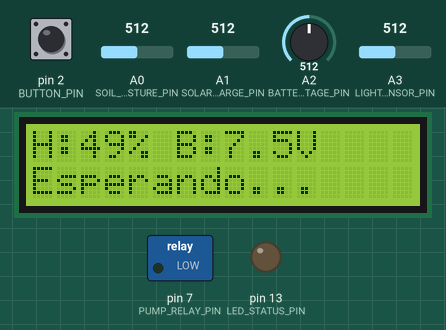
This sketch was run on a simulated Arduino Uno, built with avr-gcc and run on an emulated ATmega328P. On the bench: 16×2 character LCD, switched loads named in the sketch (green lamp = pin HIGH), output pins drawn as LEDs (lit = HIGH). The test bench sets the inputs (shaded band); at power-on: A2 (BATTERY_VOLTAGE_PIN) = 512, A0 (SOIL_MOISTURE_PIN) = 512, pin 2 (BUTTON_PIN) HIGH, A1 (SOLAR_CHARGE_PIN) = 512, A3 (LIGHT_SENSOR_PIN) = 512. What the sketch prints to the serial monitor is not drawn.

Above: at 2.9 s.
3.0 s: A2 (BATTERY_VOLTAGE_PIN) set to 487
At 5.4 s:
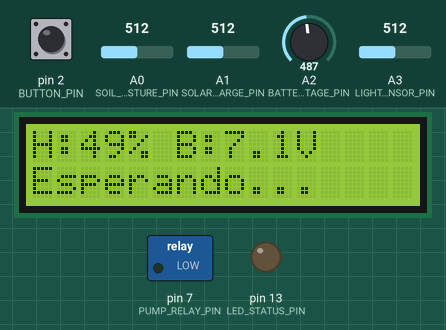
5.9 s: A2 (BATTERY_VOLTAGE_PIN) set to 467
At 7.7 s:
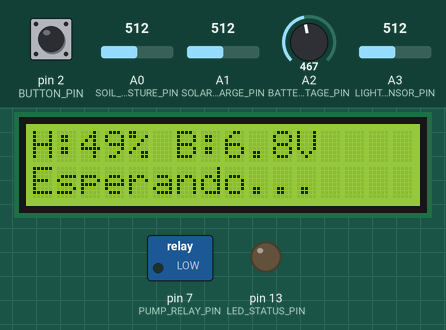
8.0 s: A0 (SOIL_MOISTURE_PIN) set to 716
At 9.6 s:
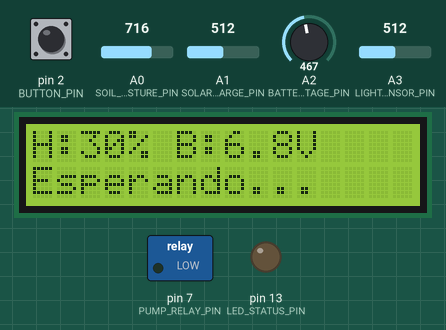
10.0 s: A0 (SOIL_MOISTURE_PIN) set to 992
At 11.3 s:
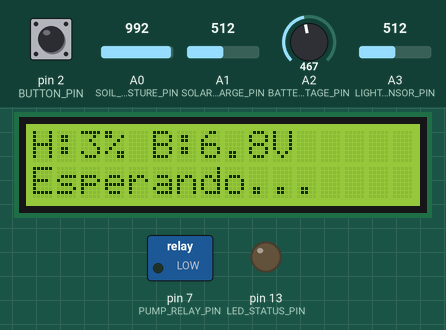
12.0 s: A2 (BATTERY_VOLTAGE_PIN) set to 306
At 13.7 s:
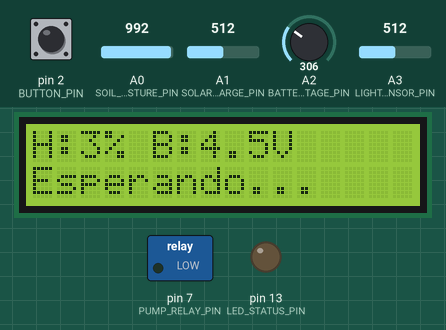
14.1 s: A0 (SOIL_MOISTURE_PIN) set to 306
At 15.5 s:
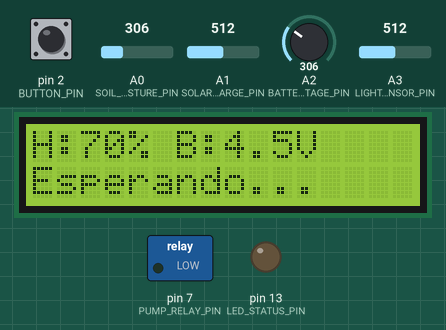
Timing chart, 0 to 17.1 s (numbered marks = the images above; inputs shaded):
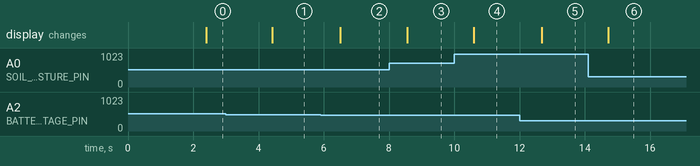

Measured:
- after the input at 3.0 s, the display: changes after 1.4 s (image 1)
- after the input at 5.9 s, the display: changes after 0.61 s (image 2)
- after the input at 8.0 s, the display: changes after 0.55 s (image 3)
- after the input at 10.0 s, the display: changes after 0.59 s (image 4)
- after the input at 12.0 s, the display: changes after 0.68 s (image 5)
- after the input at 14.1 s, the display: changes after 0.62 s (image 6)

The sketch:

arduino_irrigation.ino
```cpp
/*
 * Sistema de Riego Inteligente con Arduino
 * Alimentado con Energía Solar
 *
 * Componentes:
 * - Arduino Nano/Uno/Mega
 * - Sensor de humedad del suelo (capacitivo)
 * - Módulo relé 5V
 * - Bomba de agua 12V
 * - Módulo de carga solar
 * - Batería LiPo 12V
 * - Panel solar 20W
 * - Módulo RTC DS3231 (opcional)
 * - Display LCD 16x2 (opcional)
 * - Módulo WiFi ESP8266 (para conectividad)
 */

#include <Wire.h>
#include <RTClib.h>  // Para reloj en tiempo real
#include <LiquidCrystal_I2C.h>  // Para display LCD
#include <EEPROM.h>

// Configuración de pines
#define SOIL_MOISTURE_PIN A0    // Sensor de humedad del suelo
#define PUMP_RELAY_PIN 7        // Relé para la bomba
#define SOLAR_CHARGE_PIN A1     // Voltaje del panel solar
#define BATTERY_VOLTAGE_PIN A2  // Voltaje de la batería
#define LIGHT_SENSOR_PIN A3     // Sensor de luz (opcional)
#define BUTTON_PIN 2            // Botón manual
#define LED_STATUS_PIN 13       // LED de estado

// Configuración del sistema
#define MIN_HUMIDITY_THRESHOLD 30    // Umbral mínimo de humedad (%)
#define MAX_HUMIDITY_THRESHOLD 80    // Umbral máximo de humedad (%)
#define WATERING_DURATION 30         // Duración del riego (segundos)
#define CHECK_INTERVAL 300000        // Intervalo de verificación (5 minutos)
#define BATTERY_LOW_THRESHOLD 11.0   // Voltaje mínimo de batería (V)
#define BATTERY_HIGH_THRESHOLD 14.0  // Voltaje máximo de batería (V)

// Variables globales
RTC_DS3231 rtc;
LiquidCrystal_I2C lcd(0x27, 16, 2);  // Dirección I2C del LCD

bool isWatering = false;
bool systemEnabled = true;
unsigned long lastCheck = 0;
unsigned long wateringStartTime = 0;
int soilMoisture = 0;
float batteryVoltage = 0.0;
float solarVoltage = 0.0;
int lightLevel = 0;

// Estructura para configuración
struct SystemConfig {
  int minHumidity;
  int maxHumidity;
  int wateringDuration;
  bool autoMode;
  int checkInterval;
} config;

void setup() {
  // Inicializar comunicación serial
  Serial.begin(9600);
  Serial.println("🌱 Sistema de Riego Inteligente Solar");
  Serial.println("=====================================");

  // Configurar pines
  pinMode(PUMP_RELAY_PIN, OUTPUT);
  pinMode(LED_STATUS_PIN, OUTPUT);
  pinMode(BUTTON_PIN, INPUT_PULLUP);

  // Inicializar relé (apagado)
  digitalWrite(PUMP_RELAY_PIN, LOW);

  // Inicializar RTC
  if (!rtc.begin()) {
    Serial.println("❌ Error: No se pudo inicializar el RTC");
  } else {
    Serial.println("✅ RTC inicializado correctamente");
    // Establecer fecha/hora si es necesario
    // rtc.adjust(DateTime(F(__DATE__), F(__TIME__)));
  }

  // Inicializar LCD
  lcd.init();
  lcd.backlight();
  lcd.clear();
  lcd.setCursor(0, 0);
  lcd.print("Sistema Riego");
  lcd.setCursor(0, 1);
  lcd.print("Iniciando...");

  // Cargar configuración desde EEPROM
  loadConfig();

  // Mostrar información inicial
  displaySystemInfo();

  Serial.println("✅ Sistema inicializado correctamente");
}

void loop() {
  // Leer sensores
  readSensors();

  // Verificar botón manual
  checkManualButton();

  // Control de riego automático
  if (systemEnabled && config.autoMode) {
    automaticIrrigation();
  }

  // Control de riego manual
  if (isWatering) {
    checkWateringStatus();
  }

  // Verificar estado de la batería
  checkBatteryStatus();

  // Actualizar display
  updateDisplay();

  // Enviar datos por serial
  sendDataToSerial();

  // Esperar antes de la siguiente verificación
  delay(1000);
}

void readSensors() {
  // Leer sensor de humedad del suelo
  int rawMoisture = analogRead(SOIL_MOISTURE_PIN);
  soilMoisture = map(rawMoisture, 1023, 0, 0, 100);  // Invertir valores

  // Leer voltaje de la batería
  int rawBattery = analogRead(BATTERY_VOLTAGE_PIN);
  batteryVoltage = (rawBattery * 5.0 / 1023.0) * 3.0;  // Divisor de voltaje 1:3

  // Leer voltaje del panel solar
  int rawSolar = analogRead(SOLAR_CHARGE_PIN);
  solarVoltage = (rawSolar * 5.0 / 1023.0) * 3.0;

  // Leer sensor de luz
  lightLevel = analogRead(LIGHT_SENSOR_PIN);

  // Filtrar lecturas erróneas
  soilMoisture = constrain(soilMoisture, 0, 100);
}

void automaticIrrigation() {
  unsigned long currentTime = millis();

  // Verificar si es momento de revisar
  if (currentTime - lastCheck >= config.checkInterval) {
    lastCheck = currentTime;

    Serial.print("🔍 Verificando humedad: ");
    Serial.print(soilMoisture);
    Serial.println("%");

    // Verificar si necesita riego
    if (soilMoisture < config.minHumidity && !isWatering) {
      Serial.println("💧 Humedad baja, iniciando riego automático");
      startWatering();
    } else if (soilMoisture > config.maxHumidity && isWatering) {
      Serial.println("🛑 Humedad alta, deteniendo riego");
      stopWatering();
    }
  }
}

void startWatering() {
  if (!isWatering && batteryVoltage > BATTERY_LOW_THRESHOLD) {
    isWatering = true;
    wateringStartTime = millis();
    digitalWrite(PUMP_RELAY_PIN, HIGH);
    digitalWrite(LED_STATUS_PIN, HIGH);

    Serial.println("💧 Riego iniciado");

    // Mostrar en LCD
    lcd.clear();
    lcd.setCursor(0, 0);
    lcd.print("RIEGO ACTIVO");
    lcd.setCursor(0, 1);
    lcd.print("Humedad: ");
    lcd.print(soilMoisture);
    lcd.print("%");
  }
}

void stopWatering() {
  if (isWatering) {
    isWatering = false;
    digitalWrite(PUMP_RELAY_PIN, LOW);
    digitalWrite(LED_STATUS_PIN, LOW);

    Serial.println("💧 Riego detenido");

    // Mostrar duración del riego
    unsigned long duration = (millis() - wateringStartTime) / 1000;
    Serial.print("⏱️ Duración del riego: ");
    Serial.print(duration);
    Serial.println(" segundos");
  }
}

void checkWateringStatus() {
  unsigned long currentTime = millis();
  unsigned long elapsed = (currentTime - wateringStartTime) / 1000;

  // Verificar si debe detenerse por tiempo
  if (elapsed >= config.wateringDuration) {
    Serial.println("⏰ Tiempo de riego completado");
    stopWatering();
  }

  // Verificar si debe detenerse por humedad alta
  if (soilMoisture > config.maxHumidity) {
    Serial.println("💧 Humedad alcanzada, deteniendo riego");
    stopWatering();
  }
}

void checkManualButton() {
  static bool lastButtonState = HIGH;
  static unsigned long lastDebounceTime = 0;
  unsigned long debounceDelay = 50;

  bool reading = digitalRead(BUTTON_PIN);

  if (reading != lastButtonState) {
    lastDebounceTime = millis();
  }

  if ((millis() - lastDebounceTime) > debounceDelay) {
    if (reading == LOW && lastButtonState == HIGH) {
      // Botón presionado
      if (!isWatering) {
        Serial.println("🔘 Riego manual iniciado");
        startWatering();
      } else {
        Serial.println("🔘 Riego manual detenido");
        stopWatering();
      }
    }
  }

  lastButtonState = reading;
}

void checkBatteryStatus() {
  if (batteryVoltage < BATTERY_LOW_THRESHOLD) {
    Serial.println("⚠️ BATERÍA BAJA - Deshabilitando riego");
    systemEnabled = false;
    if (isWatering) {
      stopWatering();
    }
  } else if (batteryVoltage > BATTERY_HIGH_THRESHOLD) {
    systemEnabled = true;
  }

  // Mostrar estado de carga
  if (solarVoltage > batteryVoltage + 0.5) {
    Serial.println("☀️ Cargando batería");
  }
}

void updateDisplay() {
  static unsigned long lastDisplayUpdate = 0;
  if (millis() - lastDisplayUpdate > 2000) {  // Actualizar cada 2 segundos
    lastDisplayUpdate = millis();

    lcd.clear();
    lcd.setCursor(0, 0);
    lcd.print("H:");
    lcd.print(soilMoisture);
    lcd.print("% B:");
    lcd.print(batteryVoltage, 1);
    lcd.print("V");

    lcd.setCursor(0, 1);
    if (isWatering) {
      lcd.print("RIEGO ACTIVO");
    } else {
      lcd.print("Esperando...");
    }
  }
}

void sendDataToSerial() {
  static unsigned long lastDataSend = 0;
  if (millis() - lastDataSend > 5000) {  // Enviar cada 5 segundos
    lastDataSend = millis();

    Serial.print("📊 DATOS: ");
    Serial.print("Humedad=");
    Serial.print(soilMoisture);
    Serial.print("%, Bateria=");
    Serial.print(batteryVoltage, 1);
    Serial.print("V, Solar=");
    Serial.print(solarVoltage, 1);
    Serial.print("V, Luz=");
    Serial.print(lightLevel);
    Serial.print(", Riego=");
    Serial.print(isWatering ? "ON" : "OFF");
    Serial.println();
  }
}

void displaySystemInfo() {
  Serial.println("📋 Configuración del Sistema:");
  Serial.print("  - Humedad mínima: ");
  Serial.print(config.minHumidity);
  Serial.println("%");
  Serial.print("  - Humedad máxima: ");
  Serial.print(config.maxHumidity);
  Serial.println("%");
  Serial.print("  - Duración de riego: ");
  Serial.print(config.wateringDuration);
  Serial.println(" segundos");
  Serial.print("  - Modo automático: ");
  Serial.println(config.autoMode ? "ON" : "OFF");
  Serial.print("  - Intervalo de verificación: ");
  Serial.print(config.checkInterval / 1000);
  Serial.println(" segundos");
}

void loadConfig() {
  // Cargar configuración desde EEPROM
  EEPROM.get(0, config);

  // Si es la primera vez, usar valores por defecto
  if (config.minHumidity == 0) {
    config.minHumidity = MIN_HUMIDITY_THRESHOLD;
    config.maxHumidity = MAX_HUMIDITY_THRESHOLD;
    config.wateringDuration = WATERING_DURATION;
    config.autoMode = true;
    config.checkInterval = CHECK_INTERVAL;
    saveConfig();
  }
}

void saveConfig() {
  EEPROM.put(0, config);
}

// Función para cambiar configuración por serial
void processSerialCommand() {
  if (Serial.available()) {
    String command = Serial.readStringUntil('\n');
    command.trim();

    if (command.startsWith("SET_MIN:")) {
      config.minHumidity = command.substring(8).toInt();
      saveConfig();
      Serial.println("✅ Humedad mínima actualizada");
    }
    else if (command.startsWith("SET_MAX:")) {
      config.maxHumidity = command.substring(8).toInt();
      saveConfig();
      Serial.println("✅ Humedad máxima actualizada");
    }
    else if (command.startsWith("SET_DURATION:")) {
      config.wateringDuration = command.substring(13).toInt();
      saveConfig();
      Serial.println("✅ Duración de riego actualizada");
    }
    else if (command == "AUTO_ON") {
      config.autoMode = true;
      saveConfig();
      Serial.println("✅ Modo automático activado");
    }
    else if (command == "AUTO_OFF") {
      config.autoMode = false;
      saveConfig();
      Serial.println("✅ Modo automático desactivado");
    }
    else if (command == "WATER_NOW") {
      if (!isWatering) {
        startWatering();
      }
    }
    else if (command == "STOP_WATER") {
      if (isWatering) {
        stopWatering();
      }
    }
    else if (command == "STATUS") {
      displaySystemInfo();
    }
  }
} 
```
